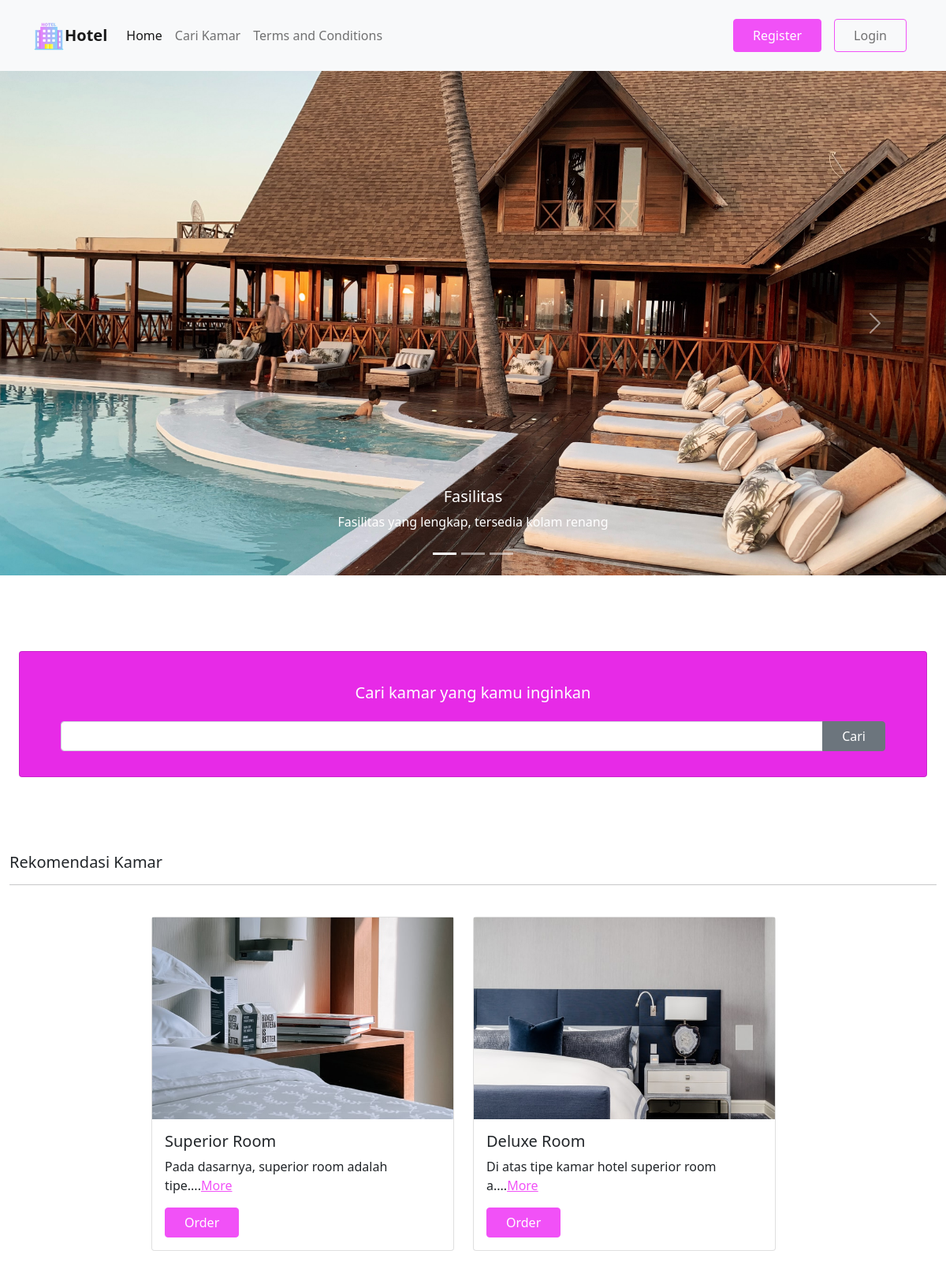
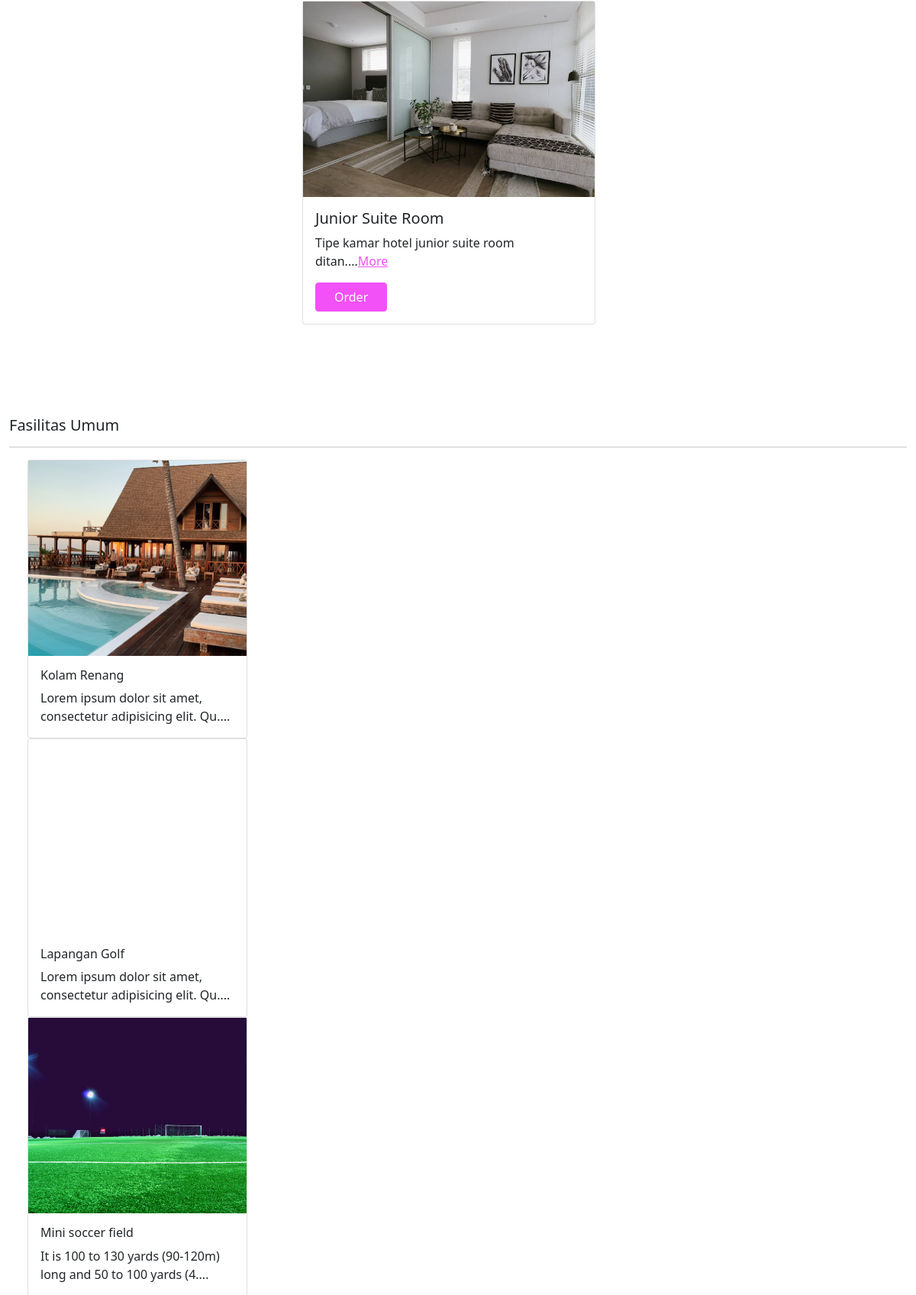
The page / (upper part) on the database its author committed (2 pictures, top to bottom).
### tables this page shows
CREATE TABLE `kamar` (
  `id` bigint(20) NOT NULL,
  `title` varchar(255) NOT NULL,
  `price` double NOT NULL,
  `foto` varchar(255) NOT NULL,
  `deskripsi` text NOT NULL,
  `created_at` timestamp NOT NULL DEFAULT current_timestamp(),
  `updated_at` timestamp NOT NULL DEFAULT current_timestamp()
);

CREATE TABLE `fasilitas_umum` (
  `id` bigint(20) NOT NULL,
  `title` varchar(255) NOT NULL,
  `description` text NOT NULL,
  `photo` varchar(255) NOT NULL,
  `created_at` timestamp NOT NULL DEFAULT current_timestamp(),
  `updated_at` timestamp NOT NULL DEFAULT current_timestamp()
);

### index.php (the view, shortened to what this page needs)
<?php require_once 'layouts/header.php' ?>
<?php
$sql = "SELECT * FROM kamar";
$result = mysqli_query($conn, $sql);
?>
<div id="carouselExampleCaptions" class="carousel slide" data-bs-ride="carousel">
    <div class="carousel-indicators">
        <button type="button" data-bs-target="#carouselExampleCaptions" data-bs-slide-to="0" class="active"
            aria-current="true" aria-label="Slide 1"></button>
        <button type="button" data-bs-target="#carouselExampleCaptions" data-bs-slide-to="1"
            aria-label="Slide 2"></button>
        <button type="button" data-bs-target="#carouselExampleCaptions" data-bs-slide-to="2"
            aria-label="Slide 3"></button>
    </div>
    <div class="carousel-inner">
        <div class="carousel-item active">
            <div
                style="background-image: url('assets/images/edvin-johansson-rlwE8f8anOc-unsplash.jpg'); background-position: center; background-size: cover; height: 80vh; width: 100vw;">
            </div>
            <div class="carousel-caption d-none d-md-block">
                <h5>Fasilitas</h5>
                <p>Fasilitas yang lengkap, tersedia kolam renang</p>
            </div>
        </div>
    </div>
    <button class="carousel-control-prev" type="button" data-bs-target="#carouselExampleCaptions" data-bs-slide="prev">
        <span class="carousel-control-prev-icon" aria-hidden="true"></span>
    </button>
    <button class="carousel-control-next" type="button" data-bs-target="#carouselExampleCaptions" data-bs-slide="next">
        <span class="carousel-control-next-icon" aria-hidden="true"></span>
    </button>
</div>
<br>
<br>
<br>
<div class="row my-4 d-flex mx-4">
    <div class="card bg-primary text-white">
        <div class="card-body">
            <h5 class="card-title text-center my-4">Cari kamar yang kamu inginkan</h5>
            <form action="" method="get" class="input-group mb-3 px-4">
                <input type="text" class="form-control" aria-label="Text input with dropdown button">
                <button class="btn btn-secondary text-white px-4" type="button">Cari</button>
            </form>
        </div>
    </div>
</div>
<br>
<br>
<br>
<div class="container-fluid">
    <h5>Rekomendasi Kamar</h5>
    <hr>
    <div class="row d-flex justify-content-center">
        <?php if ($result->num_rows > 0): ?>
        <?php while($row = $result->fetch_assoc()): ?>
        <div class="card p-0 me-4 mt-4" style="width: 24rem;">
            <div
                style="height: 16rem; background-size: cover; background-image: url('<?= 'assets/images/kamar/' . $row['foto'] ?>')">
            </div>
            <div class="card-body">
                <h5 class="card-title"><?= $row['title'] ?></h5>
                <p class="card-text"><?= substr($row['deskripsi'], 0, 40) . '....' ?><a href="#">More</a></p>
                <a href="order.php?kamar_id=<?= $row['id'] ?>" class="px-4 btn btn-primary">Order</a>
            </div>
        </div>
        <?php endwhile; ?>
        <?php else: ?>
        <h1>Data Kosong</h1>
        <?php endif; ?>
    </div>
</div>
<br>
<br>
<br>
<br>
<br>
<?php
$sql = "SELECT * FROM fasilitas_umum";
$result = mysqli_query($conn, $sql);
?>
<div class="container-fluid">
    <h5>Fasilitas Umum</h5>
    <hr>
    <div class="slider-fasilitas-umum">
        <?php if ($result->num_rows > 0): ?>
        <?php while($row = $result->fetch_assoc()): ?>
        <div class="mx-4 card" style="width: 18rem;">
            <div onclick="showImage('assets/images/fasilitas_umum/<?= $row['photo'] ?>')"
                style="height: 16rem; background-size: cover; background-image: url(assets/images/fasilitas_umum/<?= $row['photo'] ?>)">
            </div>
            <div class="card-body">
                <h6 class="card-title"><?= $row['title'] ?></h6>
                <p class="card-text"><?= substr($row['description'], 0, 60) . '....' ?></p>
            </div>
        </div>
        <?php endwhile; ?>
        <?php else: ?>
        <h1>Data Kosong</h1>
        <?php endif; ?>
    </div>
</div>
<br>
<br>
<br>
<br>
<br>
</body>
</html>

### rows shown on the page
kamar: title "Superior Room", deskripsi "Pada dasarnya, superior room adalah tipe"
kamar: foto (picture), title "Deluxe Room", deskripsi "Di atas tipe kamar hotel superior room a"
kamar: foto (picture), title "Junior Suite Room", deskripsi "Tipe kamar hotel junior suite room ditan"
fasilitas_umum: photo (picture), title "Kolam Renang", description "Lorem ipsum dolor sit amet, consectetur adipisicing elit. Qu"
fasilitas_umum: title "Lapangan Golf", description "Lorem ipsum dolor sit amet, consectetur adipisicing elit. Qu"
fasilitas_umum: photo (picture), title "Mini soccer field", description "It is 100 to 130 yards (90-120m) long and 50 to 100 yards (4"
